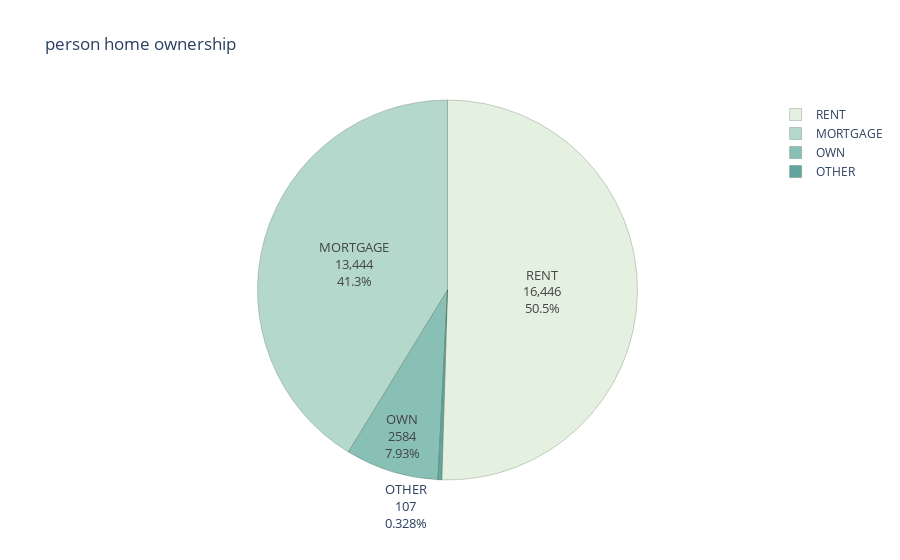

Notebook code cell kept with this figure:
### Code cell
level_counts = df.person_home_ownership.value_counts()
fig = px.pie(values = level_counts.values, 
            names = level_counts.index, 
            color_discrete_sequence=px.colors.sequential.Mint,
            title='person home ownership')
fig.update_traces(textinfo='label+percent+value', textfont_size=13,
                 marker=dict(line=dict(color='#102000', width=0.2)))
fig.show()

### Figure 1 — Plotly figure (JSON) as saved in the notebook; plotly's stock layout.template omitted (floating-point values rounded to 4 significant figures)
{"data": [{"domain": {"x": [0, 1], "y": [0, 1]}, "hovertemplate": "label=%{label}<br>value=%{value}<extra></extra>", "labels": ["RENT", "MORTGAGE", "OWN", "OTHER"], "legendgroup": "", "marker": {"line": {"color": "#102000", "width": 0.2}}, "name": "", "showlegend": true, "textfont": {"size": 13}, "textinfo": "label+percent+value", "type": "pie", "values": [16446, 13444, 2584, 107]}], "layout": {"legend": {"tracegroupgap": 0}, "piecolorway": ["rgb(228, 241, 225)", "rgb(180, 217, 204)", "rgb(137, 192, 182)", "rgb(99, 166, 160)", "rgb(68, 140, 138)", "rgb(40, 114, 116)", "rgb(13, 88, 95)"], "title": {"text": "person home ownership"}}}
